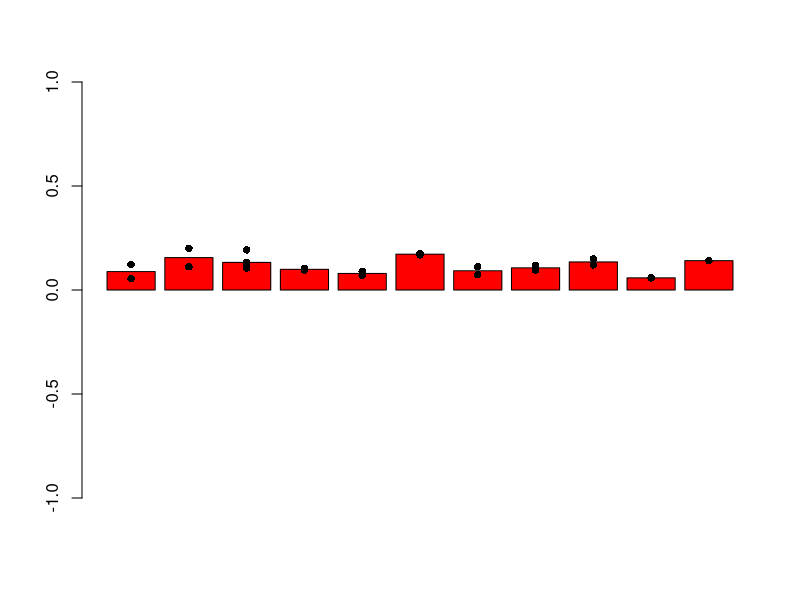
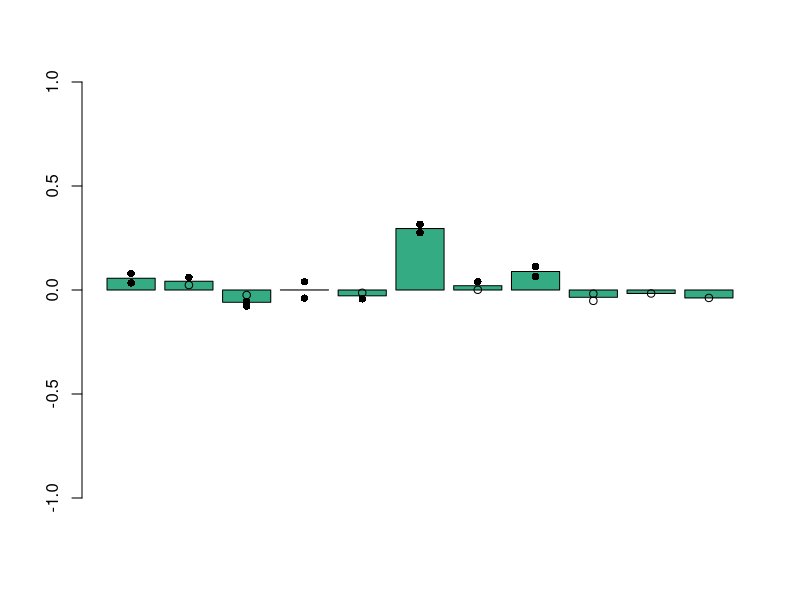
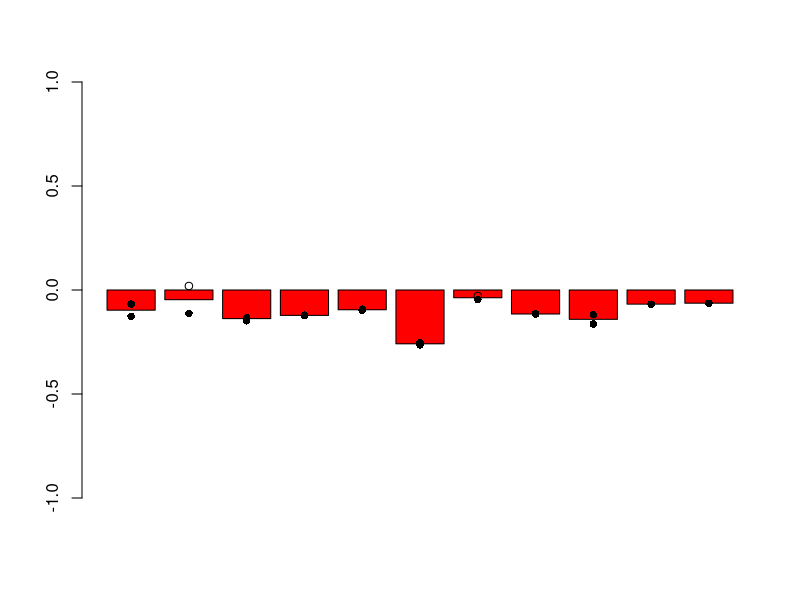
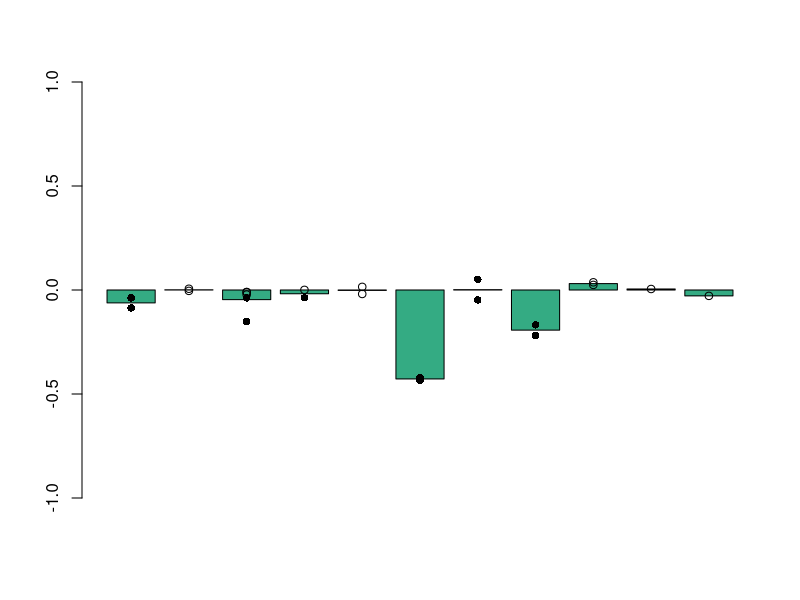
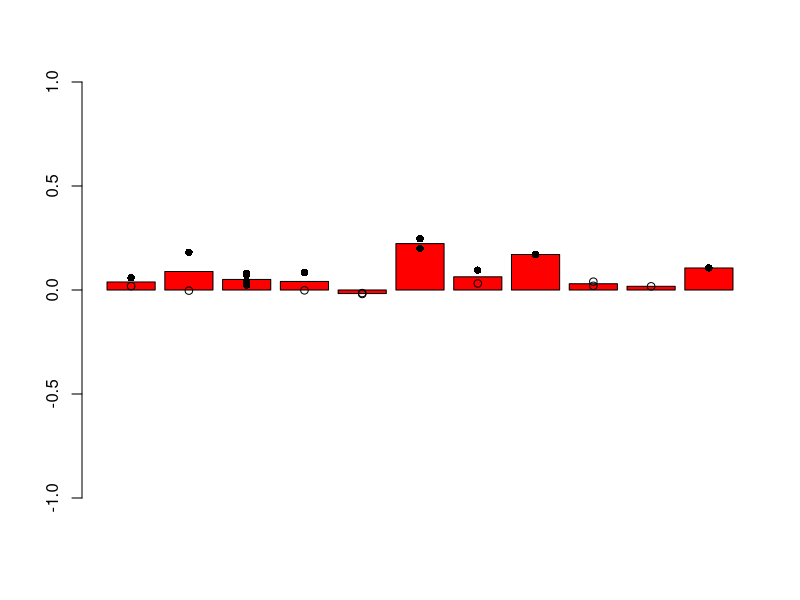
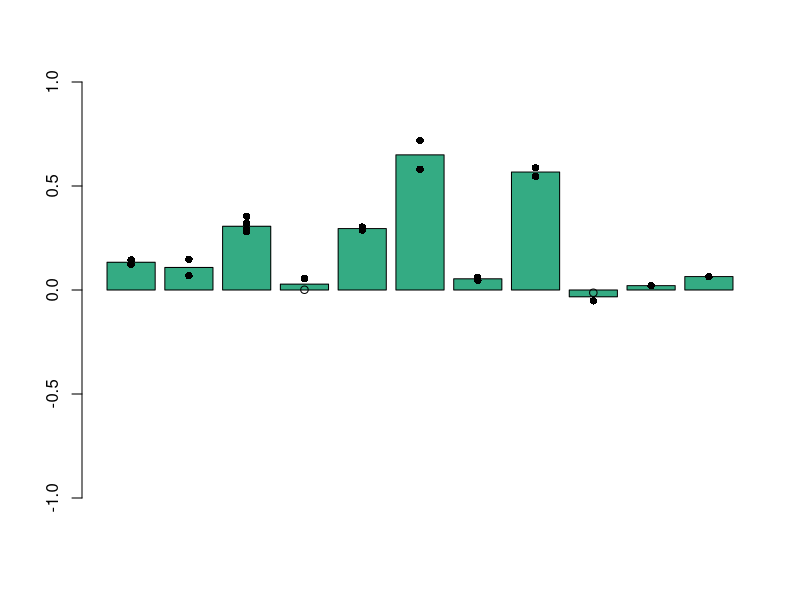
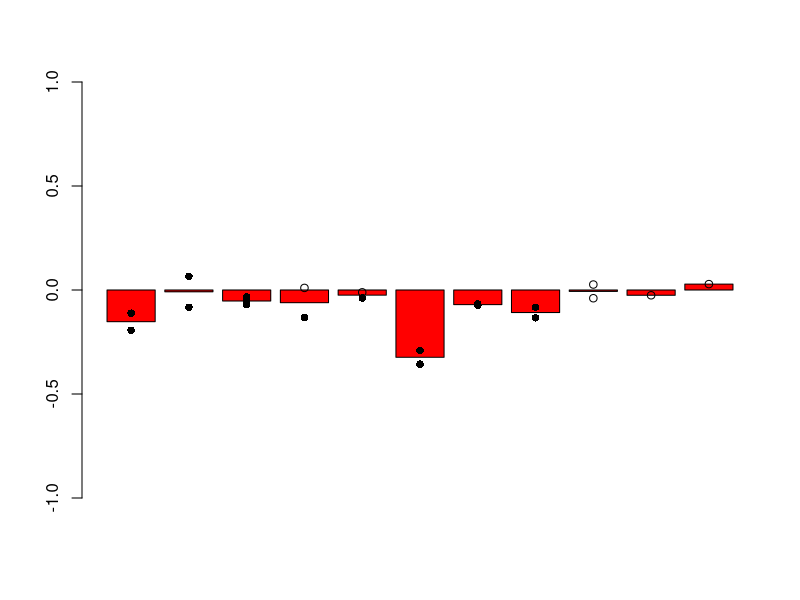
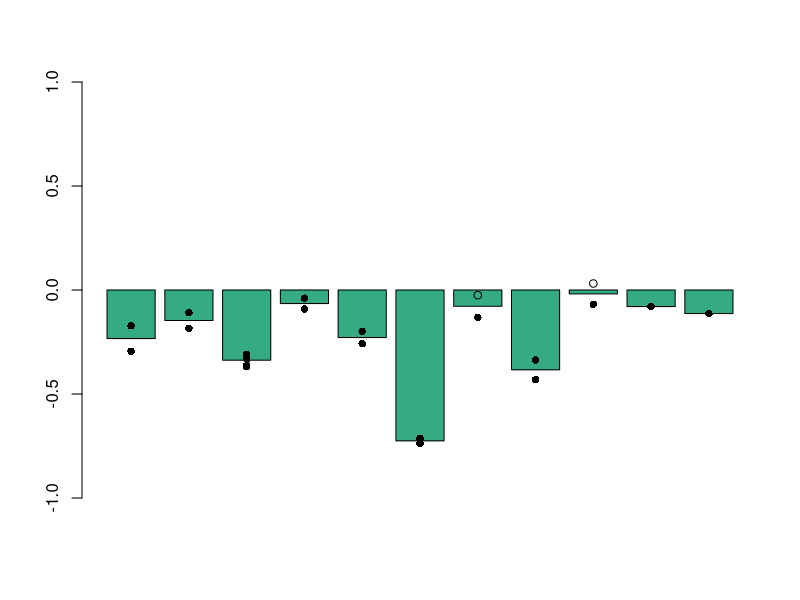

R code for these plots, in order:
setwd("C:/Users/brion/Dropbox/Gdrive/MN_postdoc/diverR/200131-FlowSegPlot")
heri<-read.table("Heritability.txt",header = T,sep = "\t", quote = "", na.strings = "",stringsAsFactors = F)
heri<-read.table("HeritabilitySc.txt",header = T,sep = "\t", quote = "", na.strings = "",stringsAsFactors = F)
heriD<-read.table("HeritabilityScD.txt",header = T,sep = "\t", quote = "", na.strings = "",stringsAsFactors = F)
correl<-read.table("CorrelFluo.txt",header = T,sep = "\t", quote = "", na.strings = "",stringsAsFactors = F)

genes<-levels(as.factor(correl$strains))
genesO<-genes[c(1,2,5,7,12,4,9,11,3,10,8,6)]

correlF<-correl[1:12,]
for (i in 1:length(genesO)) {
  correlF$strains[i]<-genesO[i]
  correlF$correl[i]<-mean(correl$correl[correl$strains==genesO[i]])
  correlF$r2[i]<-mean(correl$r2[correl$strains==genesO[i]])
  correlF$correlc[i]<-mean(correl$correlc[correl$strains==genesO[i]])
  correlF$r2c[i]<-mean(correl$r2c[correl$strains==genesO[i]])
}
heriF<-heri[1:44,]
heriDF<-heriD[1:22,]
for (i in 1:length(genesO[-12])) {
  for (j in 1:2) {
    tempheri<-heri[heri$chanel==c("mCH","GFP")[j],]
    for (k in 1:2) {
      n<-((j-1)*22)+((k-1)*11)+i
      temp2heri<-tempheri[tempheri$pop==c("high","low")[k],]
      heriF$GOI[n]<-genesO[i]
      heriF$chanel[n]<-c("mCH","GFP")[j]
      heriF$pop[n]<-c("high","low")[k]
      heriF$mCHeffect[n]<-mean(temp2heri$mCHeffect[temp2heri$GOI==genesO[i]])
      heriF$mCHpval[n]<-mean(temp2heri$mCHpval[temp2heri$GOI==genesO[i]])
      heriF$GFPeffect[n]<-mean(temp2heri$GFPeffect[temp2heri$GOI==genesO[i]])
      heriF$GFPpval[n]<-mean(temp2heri$GFPpval[temp2heri$GOI==genesO[i]])
    }
    n<-((j-1)*11)+i
    temp2heri<-heriD[heriD$chanel==c("mCH","GFP")[j],]
    heriDF$GOI[n]<-genesO[i]
    heriDF$chanel[n]<-c("mCH","GFP")[j]
    heriDF$mCHeffect[n]<-mean(temp2heri$mCHeffect[temp2heri$GOI==genesO[i]])
    heriDF$mCHpval[n]<-mean(temp2heri$mCHpval[temp2heri$GOI==genesO[i]])
    heriDF$GFPeffect[n]<-mean(temp2heri$GFPeffect[temp2heri$GOI==genesO[i]])
    heriDF$GFPpval[n]<-mean(temp2heri$GFPpval[temp2heri$GOI==genesO[i]])
  }
}
heri$pch_mch<-rep(16,nrow(heri))
heri$pch_mch[heri$mCHpval>0.00001]<-1
heri$pch_GFP<-rep(16,nrow(heri))
heri$pch_GFP[heri$GFPpval>0.00001]<-1
heriD$pch_mch<-rep(16,nrow(heriD))
heriD$pch_mch[heriD$mCHpval>0.00001]<-1
heriD$pch_GFP<-rep(16,nrow(heriD))
heriD$pch_GFP[heriD$GFPpval>0.00001]<-1

svg(filename = "correl_r2.svg",width = 8,height = 5.5)
h<-barplot(sqrt(correlF$r2),ylim=c(0,1),col=rgb(0.5,0.6,0.75,0.2))
for (i in 1:12) {
  tempcorrelplot<-correl[correl$strains==genesO[i],]
  points(rep(h[i],nrow(tempcorrelplot)),sqrt(tempcorrelplot$r2),pch=16,col=rgb(0.5,0.6,0.75,0.5))
}
dev.off()
svg(filename = "correl_r2c.svg",width = 8,height = 5.5)
h<-barplot(sqrt(correlF$r2c),ylim=c(0,1),col=rgb(0.7,0.7,0.7,1))
for (i in 1:12) {
  tempcorrelplot<-correl[correl$strains==genesO[i],]
  points(rep(h[i],nrow(tempcorrelplot)),sqrt(tempcorrelplot$r2c),pch=16,col=rgb(0.1,0.1,0.1,0.7))
}
dev.off()

chan<-c(rep("mCH",4),rep("GFP",4))
fluo<-c(rep(c("mCHeffect","GFPeffect"),4))
gate<-c(rep("high",2),rep("low",2),rep("high",2),rep("low",2))
colplot<-c(rep(c("red","#34ab83ff"),4))
j=1
for (j in 1:8) {
  coluValue<-(1:ncol(heriF))[colnames(heriF)==fluo[j]]
  if (fluo[j]=="mCHeffect") {pch_temp<-13} else {pch_temp<-14}
  #svg(filename = paste("heri",chan[j],fluo[j],gate[j],".svg",sep="_"),width = 5,height = 5.5)
  h<-barplot(heriF[heriF$chanel==chan[j] & heriF$pop==gate[j],coluValue],ylim=c(-1,1),col=colplot[j])
  for (i in 1:11) {
    tempheriplot<-heri[heri$chanel==chan[j] & heri$pop==gate[j] & heri$GOI==genesO[i],]
    points(rep(h[i],nrow(tempheriplot)),tempheriplot[,coluValue],pch=tempheriplot[,pch_temp])
  }
  #dev.off()
}

for (j in 1:8) {
  coluValue<-(1:ncol(heriF))[colnames(heriF)==fluo[j]]
  if (fluo[j]=="mCHeffect") {pch_temp<-13} else {pch_temp<-14}
  svg(filename = paste("heri",chan[j],fluo[j],gate[j],".svg",sep="_"),width = 5,height = 5.5)
  h<-barplot(sqrt(abs(heriF[heriF$chanel==chan[j] & heriF$pop==gate[j],coluValue]))*sign(heriF[heriF$chanel==chan[j] & heriF$pop==gate[j],coluValue])
             ,ylim=c(-1,1),col=colplot[j],yaxt="n")
  for (i in 1:11) {
    tempheriplot<-heri[heri$chanel==chan[j] & heri$pop==gate[j] & heri$GOI==genesO[i],]
    points(rep(h[i],nrow(tempheriplot)),sqrt(abs(tempheriplot[,coluValue]))*sign(tempheriplot[,coluValue]),pch=tempheriplot[,pch_temp])
  }
  axis(side = 2,at = c(sqrt(c(c(1:4,6:9,11:14,16:20)*0.05)),-sqrt(c(c(1:4,6:9,11:14,16:20)*0.05))),labels = rep(NA,20),col.ticks = rgb(0,0,0,0.3))
  axis(side = 2,at = c(sqrt(c((1:4)*0.25)),0,-sqrt(c((1:4)*0.25))),labels = rep(NA,20),col.ticks = rgb(0,0,0,1))
  dev.off()
}



chan<-c(rep("mCH",2),rep("GFP",2))
fluo<-c(rep(c("mCHeffect","GFPeffect"),2))
colplot<-c(rep(c("red","#34ab83ff"),2))
j=1
for (j in 1:4) {
  coluValue<-(1:ncol(heriDF))[colnames(heriDF)==fluo[j]]
  if (fluo[j]=="mCHeffect") {pch_temp<-13} else {pch_temp<-14}
  #svg(filename = paste("heridetla",chan[j],fluo[j],".svg",sep="_"),width = 7,height = 5.5)
  h<-barplot(heriDF[heriDF$chanel==chan[j],coluValue],ylim=c(-1.5,1.5),col=colplot[j])
  for (i in 1:11) {
    tempheriplot<-heriD[heriD$chanel==chan[j] & heriD$GOI==genesO[i],]
    points(rep(h[i],nrow(tempheriplot)),tempheriplot[,coluValue],pch=tempheriplot[,pch_temp])
  }
  #dev.off()
}

for (j in 1:4) {
  coluValue<-(1:ncol(heriDF))[colnames(heriDF)==fluo[j]]
  if (fluo[j]=="mCHeffect") {pch_temp<-13} else {pch_temp<-14}
  svg(filename = paste("heridetla",chan[j],fluo[j],".svg",sep="_"),width = 7,height = 5.5)
  h<-barplot(sqrt(abs(heriDF[heriDF$chanel==chan[j],coluValue]))*sign(heriDF[heriDF$chanel==chan[j],coluValue])
             ,ylim=c(-sqrt(0.25),sqrt(1.5)),col=colplot[j],yaxt="n")
  for (i in 1:11) {
    tempheriplot<-heriD[heriD$chanel==chan[j] & heriD$GOI==genesO[i],]
    points(rep(h[i],nrow(tempheriplot)),sqrt(abs(tempheriplot[,coluValue]))*sign(tempheriplot[,coluValue]),pch=tempheriplot[,pch_temp])
  }
  axis(side = 2,at = c(sqrt(c(c(1:4,6:9,11:14,16:19,21:24,26:29)*0.05)),-sqrt(c(c(1:4)*0.05))),labels = rep(NA,20),col.ticks = rgb(0,0,0,0.3))
  axis(side = 2,at = c(sqrt(c((1:6)*0.25)),0,-sqrt(0.25)),labels = rep(NA,20),col.ticks = rgb(0,0,0,1))
  dev.off()
}

